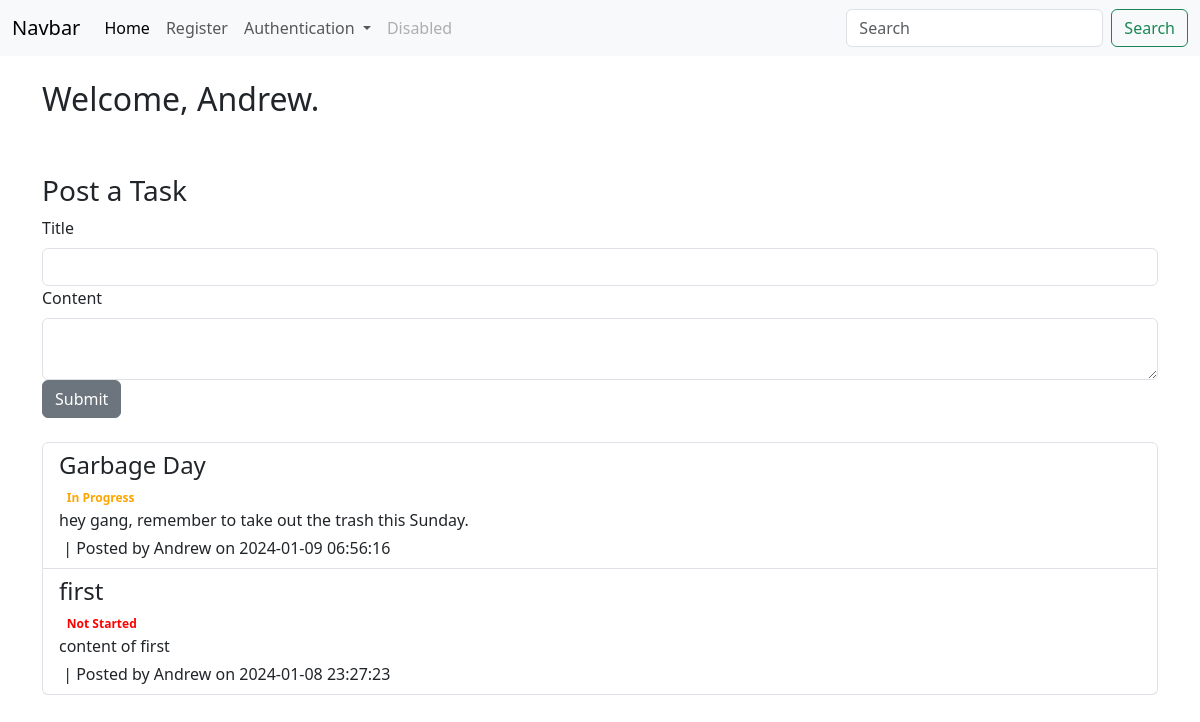
Page / (signed in) on the earlier database version.
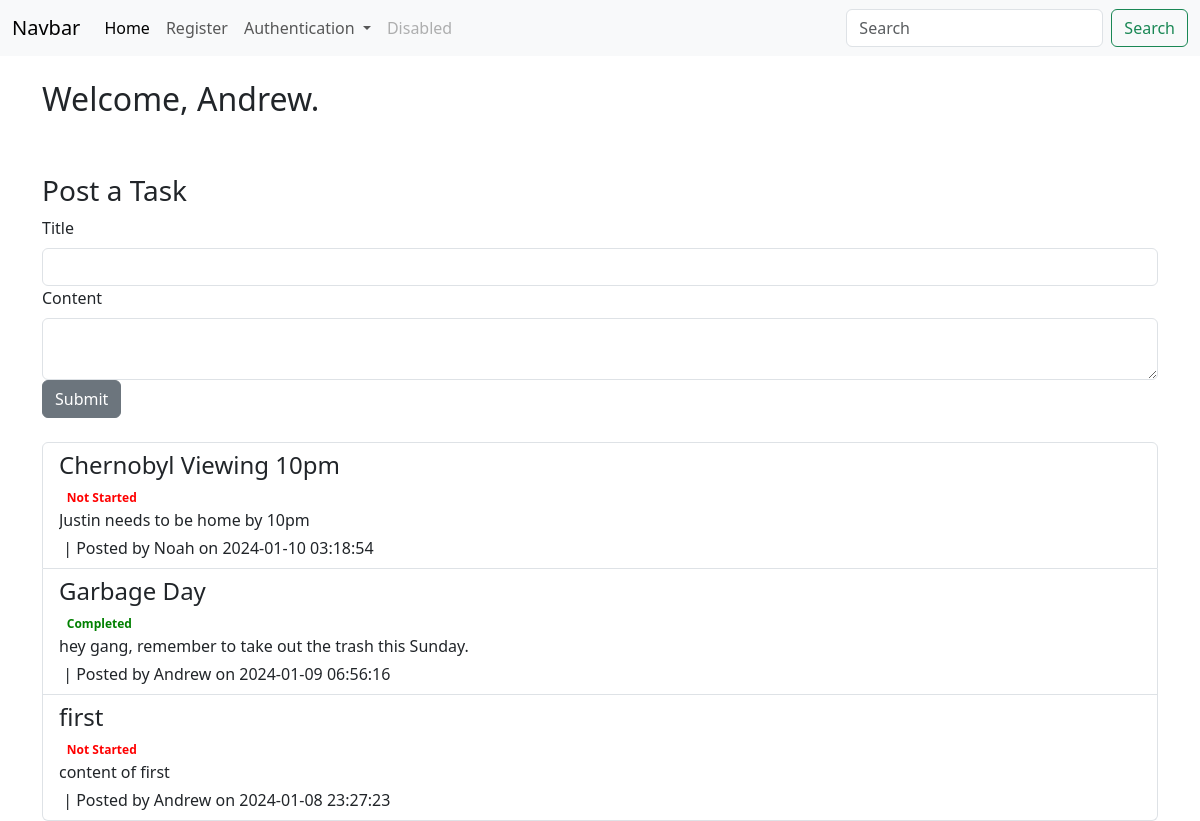
Same page on the later database version.
### app/models/models.py (models this page shows, shortened)
class Users(db.Model, UserMixin):
    id = db.Column(db.Integer, primary_key=True)
    key = db.Column(db.String(20), nullable=False)
    username = db.Column(db.String(20), nullable=False, unique=True)
    name = db.Column(db.String(40), nullable=False)
    date_added = db.Column(db.DateTime, default=datetime.utcnow)
    password_hash = db.Column(db.String(128))
    @property
    def password(self):
        raise AttributeError('password is not a readable attribute!')

class GroupTasks(db.Model): # TODO reference other users, and each user can see their tasks
    id = db.Column(db.Integer, primary_key=True)
    poster_id = db.Column(db.Integer, db.ForeignKey('users.id'))
    title = db.Column(db.String(55))
    content = db.Column(db.Text)
    due_date = db.Column(db.DateTime, default=datetime.utcnow)
    date_posted = db.Column(db.DateTime, default=datetime.utcnow)
    status = db.Column(db.Integer, default = 0)
    tally = db.Column(db.Integer, default = 0)

### app/dash/routes.py (the view)
@dash_bp.route("/", methods=['GET', 'POST'])
def index():
    task_form = GroupTaskForm()
    if task_form.validate_on_submit():
        return paul.post_new_task_and_redirect(task_form)
    tasks = paul.get_homepage_tasks()
    return render_template("index.html", tasks=tasks, task_form=task_form, get_poster_name=paul.get_poster_name )

### app/forms.py
class GroupTaskForm(FlaskForm):
    title = StringField("Title", validators=[DataRequired()])
    content = CKEditorField('Content', validators=[DataRequired()])
    submit = SubmitField("Submit")

class SearchForm(FlaskForm):
    searched = StringField("Searched", validators=[DataRequired()])
    submit = SubmitField("Submit")

### app/DataInterface/group.py (called while the page is built)
    def get_homepage_tasks(self):
        tasks = GroupTasks.query.order_by(GroupTasks.date_posted)
        get_tasks = []
        for i in tasks:
            get_tasks.append(i)
        return get_tasks[::-1]

    def get_poster_name(self, poster_id ):
        return Users.query.filter_by(id = poster_id).first().name

### run.py (called while the page is built)
@app.context_processor
def base():
    form = SearchForm()
    return dict(form=form)

### app/templates/index.html (shortened to what this page needs)
{% extends 'base.html' %}
{% block content %}
<div class="container mt-4">
    {% if current_user.is_authenticated %}
        <h2>Welcome, {{ current_user.name }}.</h2> <br><br>
        <h3>Post a Task</h3>
        <form method="POST" class="mb-4">
            <div class="form-group">
                {{ task_form.title.label(class="form-label") }}
                {{ task_form.title(class="form-control") }}
            </div>
            <div class="form-group">
                {{ task_form.content.label(class="form-label") }}
                {{ task_form.content(class="form-control") }}
            </div>
            {{ task_form.submit(class="btn btn-secondary") }}
        </form>
        <div class="list-group">
            {% for task in tasks %}
                <a href="{{ url_for('dash_bp.group_task', id=task.id)}}" class="list-group-item list-group-item-action">
                    <h4 class="mb-1">{{ task.title }}</h4>
                    {% if task.status == 0 %}
                    <span class="badge badge-warning" style="color: red;">Not Started</span>
                {% elif task.status == 1 %}
                    <span class="badge badge-info" style="color: orange;">In Progress</span>
                {% elif task.status == 2 %}
                    <span class="badge badge-success" style="color: green;">Completed</span>
                {% endif %}
                    <p class="mb-1" style="max-width: 500px; overflow: hidden; text-overflow: ellipsis; white-space: nowrap;">{{ task.content }}</p>
                        &nbsp;| Posted by {{ get_poster_name(task.poster_id) }} on {{ task.date_posted.strftime('%Y-%m-%d %H:%M:%S') }}</small>
                </a>
            {% endfor %}
        </div>
</div>
{% else %}
    Please <a href="{{ url_for('auth_bp.login') }}">Login</a> <br>
    or <a href="{{ url_for('auth_bp.new_user') }}">Register</a>
{% endif %}
{% endblock %}

### app/templates/base.html (shortened to what this page needs)
<!doctype html>
<html lang="en">
    <head>
        <link href="https://cdn.jsdelivr.net/npm/bootstrap@5.3.2/dist/css/bootstrap.min.css" rel="stylesheet">
        <link href="{{url_for('static', filename='css/styles.css')}}" rel="stylesheet">
      </head>
<body>
    {%include 'navbar.html'%}
    {%block content%}
    {%endblock%}
</body>
</html>

### app/templates/navbar.html (shortened to what this page needs)
<nav class="navbar navbar-expand-lg bg-light">
    <div class="container-fluid">
      <a class="navbar-brand" href="#">Navbar</a>
      <div class="collapse navbar-collapse" id="navbarSupportedContent">
        <ul class="navbar-nav me-auto mb-2 mb-lg-0">
          <li class="nav-item">
            <a class="nav-link active" aria-current="page" href="{{ url_for('dash_bp.index') }}">Home</a>
          </li>
          <li class="nav-item">
            <a class="nav-link" href="{{ url_for('auth_bp.new_user') }}">Register</a>
          </li>
          <li class="nav-item dropdown">
            <a class="nav-link dropdown-toggle" href="#" role="button" data-bs-toggle="dropdown" aria-expanded="false">
              Authentication
            </a>
          </li>
          <li class="nav-item">
            {%if current_user.username == "admin"%}
            <li><a class="nav-link" href=#>Admin Console</a></li>
            {%else%}
            <a class="nav-link disabled">Disabled</a>
            {%endif%}
          </li>
        </ul>
        <form method="POST" action="{{url_for('search_bp.search') }}" class="d-flex">
          <input class="form-control me-2" type="search" placeholder="Search" aria-label="Search" name="searched">
          <button class="btn btn-outline-success" type="submit">Search</button>
        </form>
      </div>
    </div>
  </nav>

Differences in the rows shown:
added GroupTasks: title "Chernobyl Viewing 10pm", status "Not Started", content "Justin needs to be home by 10pm", date_posted "2024-01-10 03:18:54"
added Users: name "Noah"
changed GroupTasks "Garbage Day": status "In Progress" → "Completed"
